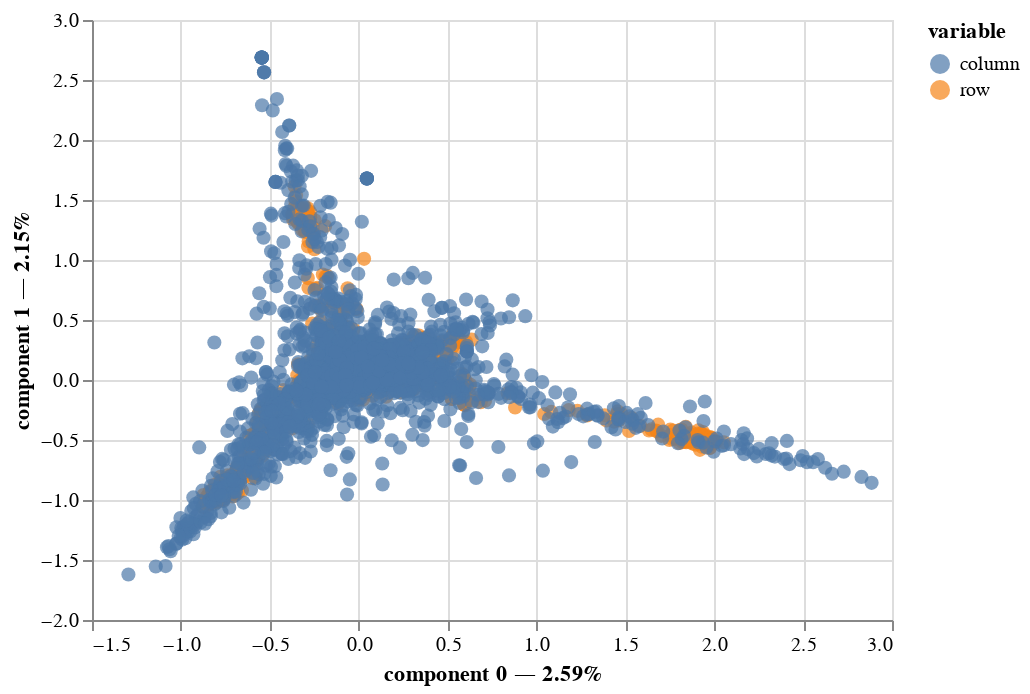

Here is the notebook cell this chart was saved with:
### Code cell
mca.plot(
    df_selected,
    x_component=0,
    y_component=1
)

### Figure 1 — Vega-Lite specification as saved in the notebook (floating-point values rounded to 4 significant figures; data arrays with more than 128 entries replaced by an {"elided": "..."} marker saying what was removed)
{"config": {"view": {"continuousWidth": 400, "continuousHeight": 300}}, "data": {"name": "data-bdce2422a7dd4085f04412285a4a95dd"}, "mark": {"type": "circle", "size": 50}, "encoding": {"color": {"field": "variable", "type": "nominal"}, "tooltip": [{"field": "variable", "type": "nominal"}, {"field": "value", "type": "nominal"}, {"field": "component 0", "type": "quantitative"}, {"field": "component 1", "type": "quantitative"}], "x": {"axis": {"title": "component 0 — 2.59%"}, "field": "component 0", "scale": {"zero": false}, "type": "quantitative"}, "y": {"axis": {"title": "component 1 — 2.15%"}, "field": "component 1", "scale": {"zero": false}, "type": "quantitative"}}, "selection": {"selector001": {"type": "interval", "bind": "scales", "encodings": ["x", "y"]}}, "$schema": "https://vega.github.io/schema/vega-lite/v4.17.0.json", "datasets": {"data-bdce2422a7dd4085f04412285a4a95dd": {"elided": "2851 records"}}}
